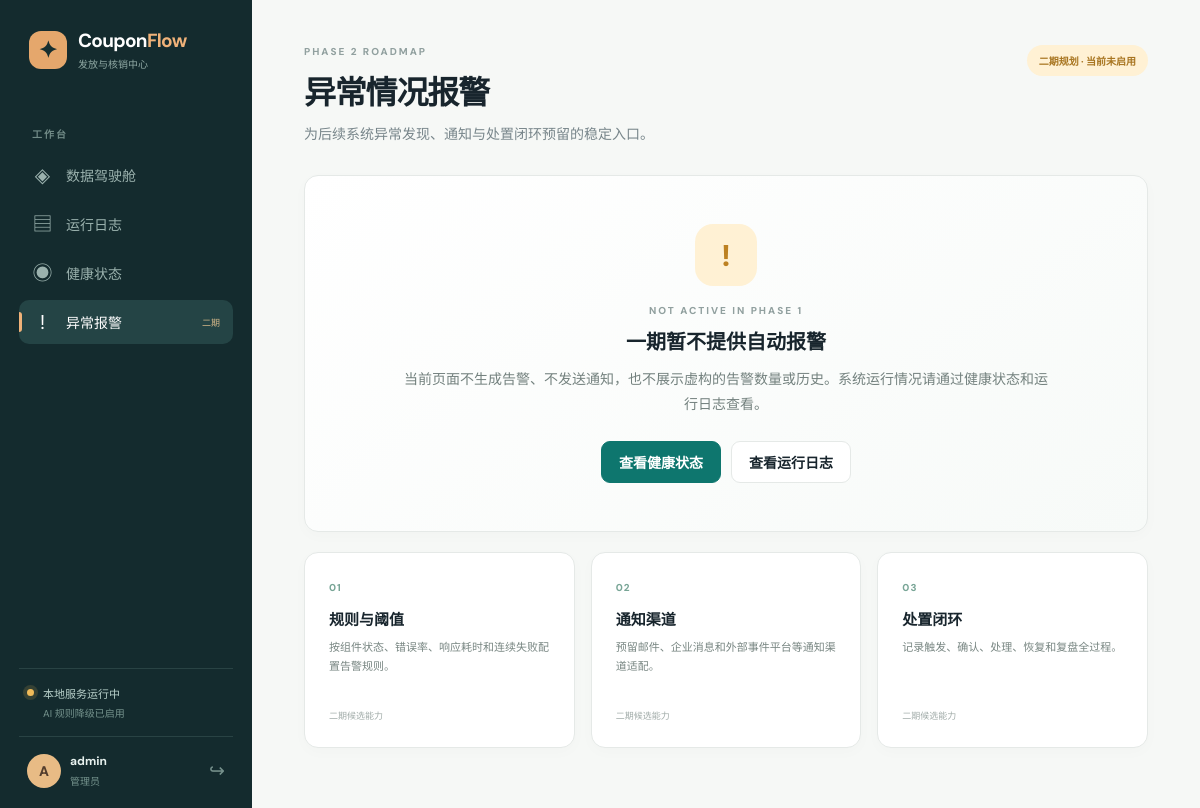
/admin/system/alerts (signed in), run on the app's committed database.
### api/app/models/user.py (models this page shows, shortened)
class User(UserMixin, db.Model):
    __tablename__ = "users"
    id = db.Column(db.Integer, primary_key=True)
    username = db.Column(db.String(80), unique=True, nullable=False, index=True)
    password_hash = db.Column(db.String(256), nullable=False)
    role = db.Column(db.String(20), nullable=False, default="user")
    phone = db.Column(db.String(20), default="")
    age = db.Column(db.Integer, nullable=True)
    gender = db.Column(db.String(10), default="")
    hobbies = db.Column(db.String(200), default="")
    occupation = db.Column(db.String(100), default="")
    points = db.Column(db.Integer, default=0)
    last_login = db.Column(db.DateTime, default=datetime.now)
    created_at = db.Column(db.DateTime, default=datetime.now)
    coupons = db.relationship(
        "Coupon", backref="owner", lazy="dynamic", foreign_keys="Coupon.user_id"
    )
    campaign_reservations = db.relationship(
        "CampaignReservation",
        back_populates="user",
        lazy="dynamic",
        cascade="all, delete-orphan",
    )
    @property
    def password(self):
        raise AttributeError("password is not readable")

### api/app/routes/admin.py (the view)
@admin_bp.get("/system/alerts")
def system_alerts():
    return render_template("admin/alerting_placeholder.html")

### ai/providers/bedrock.py (called while the page is built)
    @property
    def available(self) -> bool:
        if self.config.mock_mode:
            return False
        return bool(self.config.bearer_token or self._runtime_client is not None)

    @property
    def status(self) -> Mapping[str, Any]:
        if self.config.mock_mode:
            mode, label = "fallback", "规则引擎降级"
        elif self.config.bearer_token:
            mode, label = "bedrock_api", "Bedrock API"
        elif self._runtime_client is not None:
            mode, label = "bedrock_sdk", "Bedrock SDK"
        else:
            mode, label = "fallback", "规则引擎降级"
        return {
            "mode": mode,
            "label": label,
            "connected": self.available,
            "model": self.config.model_id,
            "region": self.config.region,
        }

### ai/service.py (called while the page is built)
    @property
    def status(self) -> dict[str, Any]:
        return dict(self.provider.status)

### api/app/__init__.py (called while the page is built)
@login_manager.user_loader
def load_user(user_id):
    from api.app.models import User
    return db.session.get(User, int(user_id))

### api/app/observability.py (called while the page is built)
def sanitize_text(value, max_length=500):
    result = str(value or "")
    for pattern, replacement in _SENSITIVE_PATTERNS:
        result = pattern.sub(replacement, result)
    if len(result) > max_length:
        return result[: max_length - 1] + "…"
    return result

### api/app/routes/admin.py (called while the page is built)
@admin_bp.before_request
@login_required
@admin_required
def before_request():
    pass

### api/app/services/ai_gateway.py (called while the page is built)
    @property
    def status(self):
        return self._service.status

### ui/templates/admin/alerting_placeholder.html (shortened to what this page needs)
{% extends 'base.html' %}
{% block content %}
<header class="page-top"><div><p class="kicker">PHASE 2 ROADMAP</p><h1>异常情况报警</h1><p>为后续系统异常发现、通知与处置闭环预留的稳定入口。</p></div><span class="phase-badge">二期规划 · 当前未启用</span></header>
<section class="panel alert-placeholder"><div class="alert-placeholder-icon">!</div><p class="kicker">NOT ACTIVE IN PHASE 1</p><h2>一期暂不提供自动报警</h2><p>当前页面不生成告警、不发送通知，也不展示虚构的告警数量或历史。系统运行情况请通过健康状态和运行日志查看。</p><div class="placeholder-actions"><a class="button button-primary" href="{{ url_for('admin_bp.system_health') }}">查看健康状态</a><a class="button" href="{{ url_for('admin_bp.system_logs') }}">查看运行日志</a></div></section>
<section class="plan-grid"><article class="panel plan-card"><span>01</span><h3>规则与阈值</h3><p>按组件状态、错误率、响应耗时和连续失败配置告警规则。</p><small>二期候选能力</small></article><article class="panel plan-card"><span>02</span><h3>通知渠道</h3><p>预留邮件、企业消息和外部事件平台等通知渠道适配。</p><small>二期候选能力</small></article><article class="panel plan-card"><span>03</span><h3>处置闭环</h3><p>记录触发、确认、处理、恢复和复盘全过程。</p><small>二期候选能力</small></article></section>
{% endblock %}

### ui/templates/base.html (shortened to what this page needs)
<!doctype html>
<html lang="zh-CN">
<head>
  <link rel="stylesheet" href="{{ url_for('static', filename='css/style.css') }}">
</head>
<body>
  <div class="app-shell">
    <aside class="sidebar">
      <a class="brand" href="{{ url_for('auth.index') }}">
        <span class="brand-mark">✦</span>
        <span><strong>Coupon<span>Flow</span></strong><small>发放与核销中心</small></span>
      </a>
      {% if current_user.is_authenticated %}
      <div class="side-label">工作台</div>
      <nav class="side-nav">
        {% if current_user.role == 'operator' %}
          <a href="{{ url_for('operator.dashboard') }}" class="{% if request.endpoint == 'operator.dashboard' %}active{% endif %}"><span>▦</span>活动总览</a>
          <a href="{{ url_for('operator.risk_logs') }}" class="{% if request.endpoint == 'operator.risk_logs' %}active{% endif %}"><span>⌁</span>风控审核{% if pending_risks is defined and pending_risks %}<b class="nav-badge">{{ pending_risks }}</b>{% endif %}</a>
          <a href="{{ url_for('operator.notifications') }}" class="{% if request.endpoint == 'operator.notifications' %}active{% endif %}"><span>◌</span>广播通知</a>
        {% elif current_user.role == 'verifier' %}
          <a href="{{ url_for('verifier.dashboard') }}" class="{% if request.endpoint == 'verifier.dashboard' %}active{% endif %}"><span>⌕</span>现场核销</a>
          <a href="{{ url_for('verifier.history') }}" class="{% if request.endpoint == 'verifier.history' %}active{% endif %}"><span>◷</span>核销记录</a>
        {% elif current_user.role == 'admin' %}
          <a href="{{ url_for('admin_bp.dashboard') }}" class="{% if request.endpoint == 'admin_bp.dashboard' %}active{% endif %}"><span>◈</span>数据驾驶舱</a>
          <a href="{{ url_for('admin_bp.system_logs') }}" class="{% if request.endpoint == 'admin_bp.system_logs' %}active{% endif %}"><span>▤</span>运行日志</a>
          <a href="{{ url_for('admin_bp.system_health') }}" class="{% if request.endpoint == 'admin_bp.system_health' %}active{% endif %}"><span>◉</span>健康状态</a>
          <a href="{{ url_for('admin_bp.system_alerts') }}" class="{% if request.endpoint == 'admin_bp.system_alerts' %}active{% endif %}"><span>!</span>异常报警<small class="nav-phase">二期</small></a>
        {% endif %}
      </nav>
      <div class="sidebar-bottom">
        <div class="local-status"><i class="status-dot {{ 'connected' if ai_status.connected else 'fallback' }}"></i><span>{% if ai_status.connected %}{{ ai_status.label }} 已连接<small>{{ ai_status.model }} · {{ ai_status.region }}</small>{% else %}本地服务运行中<small>AI 规则降级已启用</small>{% endif %}</span></div>
        <div class="profile-mini"><span class="avatar">{{ current_user.username[:1].upper() }}</span><span><strong>{{ current_user.username }}</strong><small>{{ {'operator':'运营人员','user':'普通用户','verifier':'核销人员','admin':'管理员'}[current_user.role] }}</small></span><a href="{{ url_for('auth.logout') }}" title="退出登录">↪</a></div>
      </div>
      {% endif %}
    </aside>
    <main class="main-content">
      {% block content %}{% endblock %}
    </main>
  </div>
</body>
</html>

### ui/static/css/style.css (style rules this page uses)
:root { --ink:#18252d;--muted:#77858a;--line:#e5e9e7;--paper:#f6f8f6;--white:#fff;--teal:#0e766e;--teal-dark:#075a55;--mint:#dff1e9;--coral:#ec765d;--yellow:#f4bf53;--purple:#8375c7;--red:#d85a51;--shadow:0 18px 50px rgba(28,52,51,.08) }
* { box-sizing:border-box }
body { margin:0;background:var(--paper);color:var(--ink);font-family:'Noto Sans SC','DM Sans',sans-serif;font-size:14px }
a { color:inherit;text-decoration:none }
h1,h2,h3,p { margin-top:0 }
h1 { font-size:32px;letter-spacing:-1.2px;margin:0 0 9px;font-weight:800 }
h2 { font-size:20px;margin:0;font-weight:800 }
h3 { margin:0 }
.app-shell { display:flex;min-height:100vh }
.sidebar { width:252px;background:#142b2e;color:#d6e5e1;padding:28px 19px 20px;display:flex;flex-direction:column;position:fixed;inset:0 auto 0 0;z-index:5 }
.brand { display:flex;gap:11px;align-items:center;color:#fff;padding:0 10px }
.brand-mark { width:38px;height:38px;border-radius:12px;background:#e5a76c;color:#172f30;display:grid;place-items:center;font-size:23px;font-weight:800 }
.brand strong { display:block;font-size:19px;letter-spacing:-.7px }
.brand strong span { color:#f0b279 }
.brand small { display:block;color:#91aaa5;font-size:10px;margin-top:3px }
.side-label { color:#718b87;font-size:10px;font-weight:700;letter-spacing:2px;margin:55px 13px 12px }
.side-nav { display:grid;gap:5px }
.side-nav a { display:flex;align-items:center;gap:13px;color:#9bb2ae;padding:12px 13px;border-radius:10px;position:relative }
.side-nav a span { font-size:20px;line-height:1;width:21px;text-align:center }
.side-nav a:hover,.side-nav a.active { color:#fff;background:#244445 }
.side-nav a.active:before { content:'';position:absolute;left:0;width:3px;height:20px;border-radius:0 3px 3px 0;background:#f0b279 }
.sidebar-bottom { margin-top:auto }
.local-status { border-top:1px solid #294344;padding:16px 8px;display:flex;gap:9px;color:#b8d0ca;font-size:11px }
.local-status i,.scanner-status i { width:7px;height:7px;border-radius:50%;background:#62d6a4;box-shadow:0 0 0 4px rgba(98,214,164,.12);margin-top:4px;flex:none }
.local-status small,.profile-mini small { display:block;color:#75938d;font-size:10px;margin-top:4px }
.profile-mini { border-top:1px solid #294344;padding:16px 8px 0;display:flex;align-items:center;gap:9px }
.profile-mini strong { display:block;font-size:12px;color:#e7f1ee }
.profile-mini a { margin-left:auto;color:#76918c;font-size:19px }
.avatar { height:34px;width:34px;display:inline-grid;place-items:center;border-radius:50%;background:#e8bb85;color:#533d2d;font-weight:800 }
.main-content { margin-left:252px;flex:1;max-width:1520px;padding:40px 52px 60px }
.kicker { font-size:10px;letter-spacing:2px;color:#91a09f;font-weight:800;margin:0 0 9px }
.page-top { display:flex;justify-content:space-between;align-items:flex-start;gap:25px;margin:5px 0 32px }
.page-top>div p:last-child,.page-heading>p:last-child { color:var(--muted);margin-bottom:0 }
.button { border:1px solid var(--line);border-radius:9px;min-height:42px;padding:10px 17px;background:#fff;color:var(--ink);display:inline-flex;gap:8px;align-items:center;justify-content:center;font-weight:700 }
.button-primary { background:var(--teal);border-color:var(--teal);color:#fff }
.panel { background:#fff;border:1px solid var(--line);border-radius:14px;padding:24px;box-shadow:0 4px 15px rgba(34,62,58,.02) }
.status-dot.fallback { background:#f0bb59;box-shadow:0 0 0 4px rgba(240,187,89,.15) }
.nav-phase { margin-left:auto;color:#d6b98a;font-size:9px }
.phase-badge { display:inline-flex;padding:8px 12px;border-radius:20px;background:#fff1d4;color:#a87520;font-size:10px;font-weight:800 }
.alert-placeholder { text-align:center;padding:48px 28px;background:linear-gradient(145deg,#fff,#f7faf8) }
.alert-placeholder-icon { height:62px;width:62px;border-radius:18px;display:grid;place-items:center;margin:0 auto 18px;background:#fff1d4;color:#bd8121;font-size:30px;font-weight:800 }
.alert-placeholder>p:not(.kicker) { max-width:650px;margin:12px auto 24px;color:#73817e;line-height:1.8 }
.placeholder-actions { display:flex;justify-content:center;gap:10px }
.plan-grid { display:grid;grid-template-columns:repeat(3,1fr);gap:16px;margin-top:20px }
.plan-card>span { display:inline-flex;color:#78a596;font-size:10px;font-weight:800;letter-spacing:1px;margin-bottom:14px }
.plan-card h3 { font-size:15px;margin-bottom:8px }
.plan-card p { color:#788682;font-size:11px;line-height:1.7;min-height:56px }
.plan-card small { color:#a0aba8;font-size:9px }

### data on the page
User: username "A", username "admin", role "管理员"
